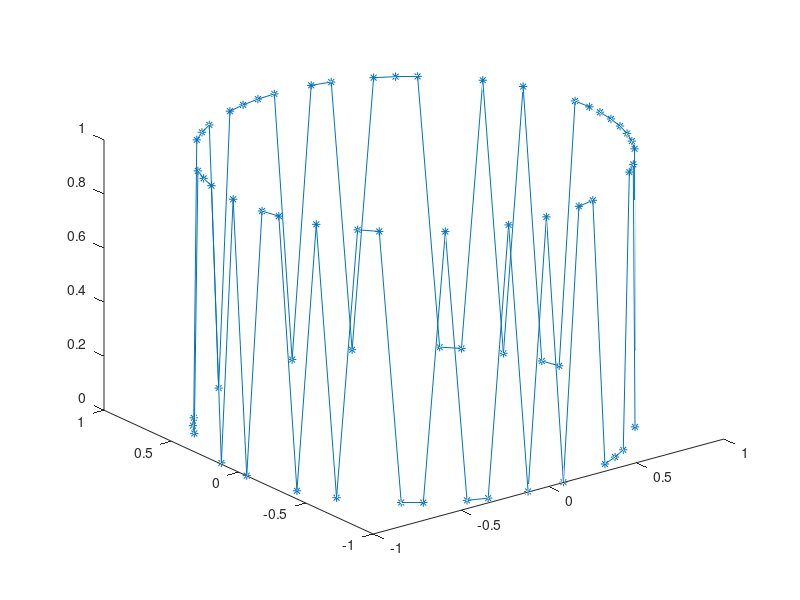

The MATLAB script that drew this image: (Note: this script raises an error after producing the figure.)
% try SDE on synthetic data of different systems

addpath(genpath('../3rdParty'));
addpath(genpath('../matlab'));

numNeighbors = 10;

rng('default');
r = 1;
theta = 0:0.1:2*pi;
x = cos(theta);
y = sin(theta);
plot(x,y,'*');
z = zeros(1, length(theta));
s = rand(1, length(theta));
z(s>0.5) = 1;
% z(s<=0.5) = -1;
figure(1);
plot3(x,y,z,'-*');

data_clean = [x; y; z];
data = data_clean + 0.0 * randn(size(data_clean));
D = pdist2(data', data');

tic;
Y = lowRankSDEcvx(D, numNeighbors, 1);
toc

figure(2);
plot3(Y(1,:),Y(2,:),zeros(1, length(theta)),'-*');